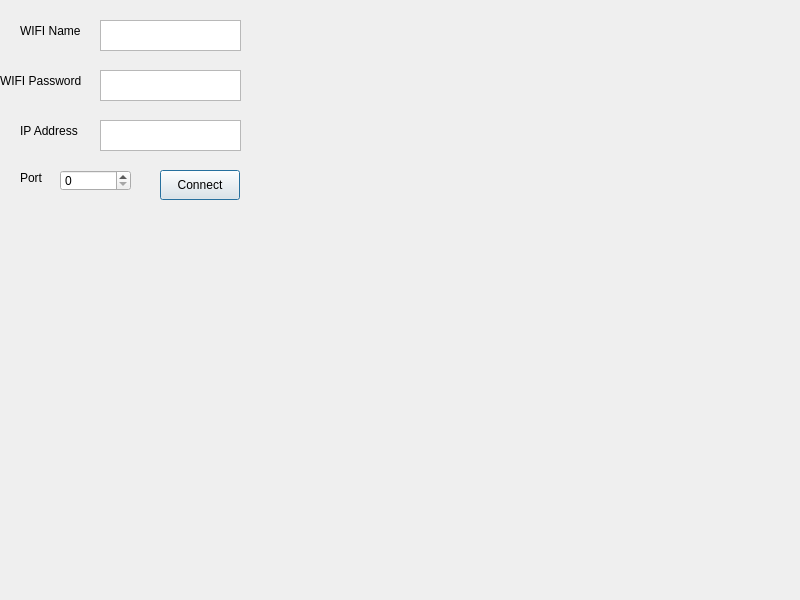
<?xml version="1.0" encoding="UTF-8"?>
<ui version="4.0">
 <class>Connector</class>
 <widget class="QDialog" name="Connector">
  <property name="geometry">
   <rect>
    <x>0</x>
    <y>0</y>
    <width>800</width>
    <height>600</height>
   </rect>
  </property>
  <property name="windowTitle">
   <string>Connector</string>
  </property>
  <widget class="QPlainTextEdit" name="Password">
   <property name="geometry">
    <rect>
     <x>100</x>
     <y>70</y>
     <width>141</width>
     <height>31</height>
    </rect>
   </property>
  </widget>
  <widget class="QPushButton" name="SendButton">
   <property name="geometry">
    <rect>
     <x>160</x>
     <y>170</y>
     <width>80</width>
     <height>30</height>
    </rect>
   </property>
   <property name="text">
    <string>Connect</string>
   </property>
  </widget>
  <widget class="QSpinBox" name="Port">
   <property name="geometry">
    <rect>
     <x>60</x>
     <y>170</y>
     <width>71</width>
     <height>21</height>
    </rect>
   </property>
   <property name="maximum">
    <number>10000</number>
   </property>
   <property name="value">
    <number>0</number>
   </property>
  </widget>
  <widget class="QPlainTextEdit" name="WIFIname">
   <property name="geometry">
    <rect>
     <x>100</x>
     <y>20</y>
     <width>141</width>
     <height>31</height>
    </rect>
   </property>
  </widget>
  <widget class="QPlainTextEdit" name="IPaddress">
   <property name="geometry">
    <rect>
     <x>100</x>
     <y>120</y>
     <width>141</width>
     <height>31</height>
    </rect>
   </property>
  </widget>
  <widget class="QLabel" name="Namelabel">
   <property name="geometry">
    <rect>
     <x>20</x>
     <y>20</y>
     <width>71</width>
     <height>21</height>
    </rect>
   </property>
   <property name="text">
    <string>WIFI Name</string>
   </property>
  </widget>
  <widget class="QLabel" name="MsgLabel_4">
   <property name="geometry">
    <rect>
     <x>20</x>
     <y>120</y>
     <width>71</width>
     <height>21</height>
    </rect>
   </property>
   <property name="text">
    <string>IP Address</string>
   </property>
  </widget>
  <widget class="QLabel" name="PortLabel">
   <property name="geometry">
    <rect>
     <x>20</x>
     <y>170</y>
     <width>41</width>
     <height>16</height>
    </rect>
   </property>
   <property name="text">
    <string>Port</string>
   </property>
  </widget>
  <widget class="QLabel" name="PasswordLabel">
   <property name="geometry">
    <rect>
     <x>0</x>
     <y>70</y>
     <width>111</width>
     <height>21</height>
    </rect>
   </property>
   <property name="text">
    <string>WIFI Password</string>
   </property>
  </widget>
  <zorder>Password</zorder>
  <zorder>Port</zorder>
  <zorder>WIFIname</zorder>
  <zorder>IPaddress</zorder>
  <zorder>Namelabel</zorder>
  <zorder>MsgLabel_4</zorder>
  <zorder>PortLabel</zorder>
  <zorder>PasswordLabel</zorder>
  <zorder>SendButton</zorder>
 </widget>
 <resources/>
 <connections/>
</ui>
